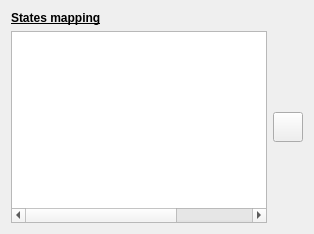
     <widget class="QWidget" name="statesPage">
      <layout class="QVBoxLayout" name="verticalLayout_10">
       <item>
        <widget class="QLabel" name="label_26">
         <property name="font">
          <font>
           <weight>75</weight>
           <bold>true</bold>
           <underline>true</underline>
          </font>
         </property>
         <property name="text">
          <string>States mapping</string>
         </property>
        </widget>
       </item>
       <item>
        <layout class="QHBoxLayout" name="horizontalLayout_35">
         <property name="topMargin">
          <number>0</number>
         </property>
         <item>
          <widget class="QTableWidget" name="statesTableWidget">
           <property name="editTriggers">
            <set>QAbstractItemView::NoEditTriggers</set>
           </property>
           <property name="selectionBehavior">
            <enum>QAbstractItemView::SelectRows</enum>
           </property>
           <property name="showGrid">
            <bool>false</bool>
           </property>
           <attribute name="horizontalHeaderVisible">
            <bool>false</bool>
           </attribute>
           <attribute name="horizontalHeaderStretchLastSection">
            <bool>true</bool>
           </attribute>
           <attribute name="verticalHeaderVisible">
            <bool>false</bool>
           </attribute>
           <column>
            <property name="text">
             <string>0</string>
            </property>
           </column>
           <column>
            <property name="text">
             <string>1</string>
            </property>
           </column>
           <column>
            <property name="text">
             <string>2</string>
            </property>
           </column>
          </widget>
         </item>
         <item>
          <layout class="QVBoxLayout" name="verticalLayout_12">
           <property name="leftMargin">
            <number>0</number>
           </property>
           <item>
            <spacer name="verticalSpacer_8">
             <property name="orientation">
              <enum>Qt::Vertical</enum>
             </property>
             <property name="sizeHint" stdset="0">
              <size>
               <width>20</width>
               <height>40</height>
              </size>
             </property>
            </spacer>
           </item>
           <item>
            <widget class="QToolButton" name="addStateToolButton">
             <property name="minimumSize">
              <size>
               <width>30</width>
               <height>30</height>
              </size>
             </property>
             <property name="text">
              <string/>
             </property>
             <property name="iconSize">
              <size>
               <width>20</width>
               <height>20</height>
              </size>
             </property>
            </widget>
           </item>
           <item>
            <spacer name="verticalSpacer_7">
             <property name="orientation">
              <enum>Qt::Vertical</enum>
             </property>
             <property name="sizeHint" stdset="0">
              <size>
               <width>20</width>
               <height>40</height>
              </size>
             </property>
            </spacer>
           </item>
          </layout>
         </item>
        </layout>
       </item>
      </layout>
     </widget>
